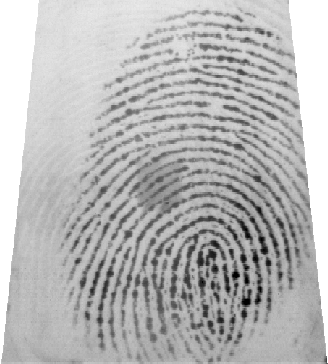
%> input picture code/6.tif, 328 x 364 px
$ octave --eval "result = fingerprint_enhance(imread('6.tif'));"   (GNU Octave 9; MATLAB toolbox functions it lacks are replaced by stand-ins)
%> lines starting %> are read from the running program, lines starting %| are printed output that depends on the picture
### code/smoothen_frequency_image.m
function nfimg = smoothen_frequency_image(fimg,RLOW,RHIGH,diff_cycles)
    valid_nbrs  =   3; %uses only pixels with more then valid_nbrs for diffusion
    [ht,wt]     =   size(fimg);
    nfimg       =   fimg;
    N           =   1;

    %---------------------------------
    %perform diffusion
    %---------------------------------
    h           =   fspecial('gaussian',2*N+1);
    cycles      =   0;
    invalid_cnt = sum(sum(fimg<RLOW | fimg>RHIGH));
    while((invalid_cnt>0 &cycles < diff_cycles) | cycles < diff_cycles)
        %---------------
        %pad the image
        %---------------
        fimg    =   [flipud(fimg(1:N,:));fimg;flipud(fimg(ht-N+1:ht,:))]; %pad the rows
        fimg    =   [fliplr(fimg(:,1:N)),fimg,fliplr(fimg(:,wt-N+1:wt))]; %pad the cols
        %---------------
        %perform diffusion
        %---------------
        for i=N+1:ht+N
         for j = N+1:wt+N
                blk = fimg(i-N:i+N,j-N:j+N);
                msk = (blk>=RLOW & blk<=RHIGH);
                if(sum(sum(msk))>=valid_nbrs)
                    blk           =blk.*msk;
                    nfimg(i-N,j-N)=sum(sum(blk.*h))/sum(sum(h.*msk));
                else
                    nfimg(i-N,j-N)=-1; %invalid value
                end;
         end;
        end;
        %---------------
        %prepare for next iteration
        %---------------
        fimg        =   nfimg;
        invalid_cnt =   sum(sum(fimg<RLOW | fimg>RHIGH));
        cycles      =   cycles+1;
    end;
    cycles;

### code/compute_coherence.m

function [cimg] = compute_coherence(oimg)
    [h,w]   =   size(oimg);
    cimg    =   zeros(h,w);
    N       =   2;
    %---------------
    %pad the image
    %---------------
    oimg    =   [flipud(oimg(1:N,:));oimg;flipud(oimg(h-N+1:h,:))]; %pad the rows
    oimg    =   [fliplr(oimg(:,1:N)),oimg,fliplr(oimg(:,w-N+1:w))]; %pad the cols
    %compute coherence
    for i=N+1:h+N
        for j = N+1:w+N
            th  = oimg(i,j);
            blk = oimg(i-N:i+N,j-N:j+N);
            cimg(i-N,j-N)=sum(sum(abs(cos(blk-th))))/((2*N+1).^2);
        end;
    end;

### code/get_angular_bw_image.m
function bwimg = get_angular_bw_image(c)
bwimg   =   zeros(size(c));
bwimg(:,:)    = pi/2;                       %med bw
bwimg(c<=0.7) = pi;                         %high bw
bwimg(c>=0.9) = pi/6;                       %low bw

### code/raised_cosine_window.m
function w = raised_cosine_window(block_sz,over_lp)
y = raised_cosine(block_sz,over_lp);
w = y(:)*y(:)';

### code/smoothen_orientation_image.m
function noimg = smoothen_orientation_image(oimg)
    %---------------------------
    %smoothen the image
    %---------------------------
    gx      =   cos(2*oimg);
    gy      =   sin(2*oimg);

    msk     =   fspecial('gaussian',5);
    gfx     =   imfilter(gx,msk,'symmetric','same');
    gfy     =   imfilter(gy,msk,'symmetric','same');
    noimg   =   atan2(gfy,gfx);
    noimg(noimg<0) = noimg(noimg<0)+2*pi;
    noimg   =   0.5*noimg;

### code/raised_cosine.m
function y = raised_cosine(nblock_sz,nover_lp)
n_win  =   (nblock_sz+2*nover_lp);
x       =   abs(-n_win/2:n_win/2-1);
y       =   0.5*(cos(pi*(x-nblock_sz/2)/nover_lp)+1);
y(abs(x)<nblock_sz/2)=1;

### code/fingerprint_enhance.m

function [oimg,fimg,bwimg,eimg,enhimg] =  fingerprint_enhance(img)

%% initial data
global N_FFT;
N_FFT=32;     %size of FFT
block_sz=12;  %size of the block
over_lp=6;    %size of overlap
algha=0.4;    %root filtering
r_min=5;      %min allowable ridge spacing
r_max=20;     %maximum allowable ridge spacing
pre_filter =1;
[n_row,n_col]=size(img);
%> n_row = 364; n_col = 328
img=im2double(img);    %convert to DOUBLE

nblk_row=floor((n_row-2*over_lp)/block_sz);
%> nblk_row = 29
nblk_col=floor((n_col-2*over_lp)/block_sz);
%> nblk_col = 26
str_fft=zeros(nblk_row*nblk_col,N_FFT*N_FFT); %stores FFT
n_win =block_sz+2*over_lp; %size of analysis window.

warning off MATLAB:divideByZero

%% outputs
oimg=zeros(nblk_row,nblk_col);
fimg=zeros(nblk_row,nblk_col);
bwimg=zeros(nblk_row,nblk_col);
eimg=zeros(nblk_row,nblk_col);
enhimg=zeros(n_row,n_col);


%% precomputations

[x,y]=meshgrid(0:n_win-1,0:n_win-1);
dMult=(-1).^(x+y); %used to center the FFT
[x,y]=meshgrid(-N_FFT/2:N_FFT/2-1,-N_FFT/2:N_FFT/2-1);
r =sqrt(x.^2+y.^2)+eps;
th=atan2(y,x);
th(th<0) =th(th<0)+pi;
w=raised_cosine_window(block_sz,over_lp); %spectral window


%% FFT Analysis

for i = 0:nblk_row-1
    nRow = i*block_sz+over_lp+1;
    for j = 0:nblk_col-1
        nCol = j*block_sz+over_lp+1;

        %extract local block
        blk=img(nRow-over_lp:nRow+block_sz+over_lp-1,nCol-over_lp:nCol+block_sz+over_lp-1);

        %remove dc
        dAvg=sum(sum(blk))/(n_win*n_win);
        blk =blk-dAvg;   %remove DC content
        blk =blk.*w;     %multiply by spectral window

        % pre_filtering

        blkfft=fft2(blk.*dMult,N_FFT,N_FFT);
        if(pre_filter)
            dEnergy=abs(blkfft).^2;
            blkfft=blkfft.*sqrt(dEnergy);      %root filtering(for diffusion)
        end;
        str_fft(nblk_col*i+j+1,:) = transpose(blkfft(:));
        dEnergy =abs(blkfft).^2;             %----REDUCE THIS COMPUTATION----

        %compute statistics

        dTotal=sum(sum(dEnergy));%/(N_FFT*N_FFT);
        fimg(i+1,j+1)=N_FFT/(compute_mean_frequency(dEnergy,r)+eps); %ridge separation
        oimg(i+1,j+1)=compute_mean_angle(dEnergy,th);         %ridge angle
        eimg(i+1,j+1)=log(dTotal+eps);                        %used for segmentation
    end;%for j
end;%for i


%computations

[x,y]=meshgrid(-N_FFT/2:N_FFT/2-1,-N_FFT/2:N_FFT/2-1);
dMult=(-1).^(x+y); %used to center the FFT


%process the resulting maps

for i = 1:3
    oimg = smoothen_orientation_image(oimg);            %smoothen orientation image
end;
fimg=smoothen_frequency_image(fimg,r_min,r_max,5); %diffuse frequency image
%> in smoothen_frequency_image, `invalid_cnt = sum(sum(fimg<RLOW | fimg>RHIGH));`: invalid_cnt = 112
%> the loop in smoothen_frequency_image, `while((invalid_cnt>0 &cycles < diff_cycles) | cycles < diff_cycles)` made 5 passes
%> invalid_cnt on passes 1 to 5: 54, 22, 4, 0, 0
cimg=compute_coherence(oimg);                    %coherence image for bandwidth
bwimg=get_angular_bw_image(cimg);                 %QUANTIZED bandwidth image
%-------------------------
%FFT reconstruction
%-------------------------
for i = 0:nblk_row-1
    for j = 0:nblk_col-1
        nRow = i*block_sz+over_lp+1;
        nCol = j*block_sz+over_lp+1;
        %--------------------------
        %apply the filters
        %--------------------------
        blkfft  =   reshape(transpose(str_fft(nblk_col*i+j+1,:)),N_FFT,N_FFT);
        %--------------------------
        %reconstruction
        %--------------------------
        af      =   get_angular_filter(oimg(i+1,j+1),bwimg(i+1,j+1));
        rf      =   get_radial_filter(fimg(i+1,j+1));
        blkfft  =   blkfft.*(af).*(rf);
        blk     =   real(ifft2(blkfft).*dMult);
        enhimg(nRow:nRow+block_sz-1,nCol:nCol+block_sz-1)=blk(over_lp+1:over_lp+block_sz,over_lp+1:over_lp+block_sz);
    end;%for j
end;%for i
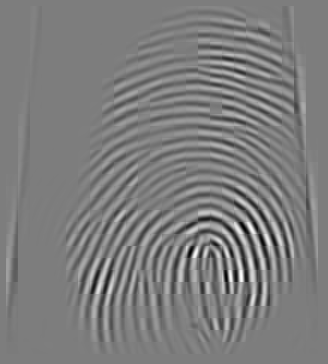
%> enhimg: size 364x328 double; min -13.22, max 13.67, mean 5.7e-05; drawn with min black and max white
%end block processing
%--------------------------
%contrast enhancement
%--------------------------
enhimg =sqrt(abs(enhimg)).*sign(enhimg);
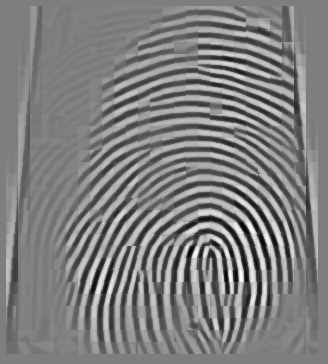
%> enhimg: size 364x328 double; min -3.64, max 3.7, mean 0.0157; drawn with min black and max white
%> (the run ends here)

$ run again, on code/7.tif
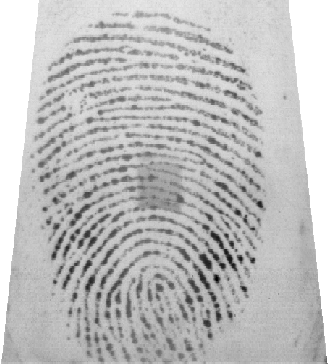
%> input picture code/7.tif, 328 x 364 px
%> in smoothen_frequency_image, `invalid_cnt = sum(sum(fimg<RLOW | fimg>RHIGH));`: invalid_cnt = 147
%> the loop in smoothen_frequency_image, `while((invalid_cnt>0 &cycles < diff_cycles) | cycles < diff_cycles)` made 5 passes
%> invalid_cnt on passes 1 to 5: 76, 39, 13, 4, 0
%> after the loop in fingerprint_enhance, `for i = 0:nblk_row-1`:
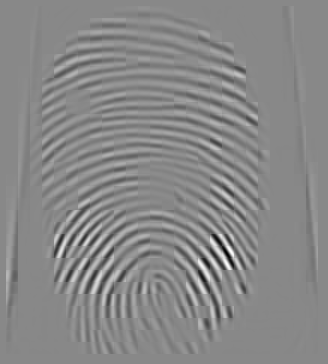
%> enhimg: size 364x328 double; min -14.29, max 12.48, mean -0.00761; drawn with min black and max white
%> in fingerprint_enhance, `enhimg =sqrt(abs(enhimg)).*sign(enhimg);`:
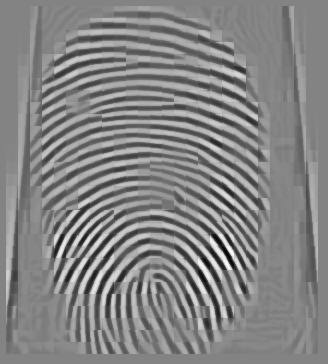
%> enhimg: size 364x328 double; min -3.78, max 3.53, mean 0.0157; drawn with min black and max white
